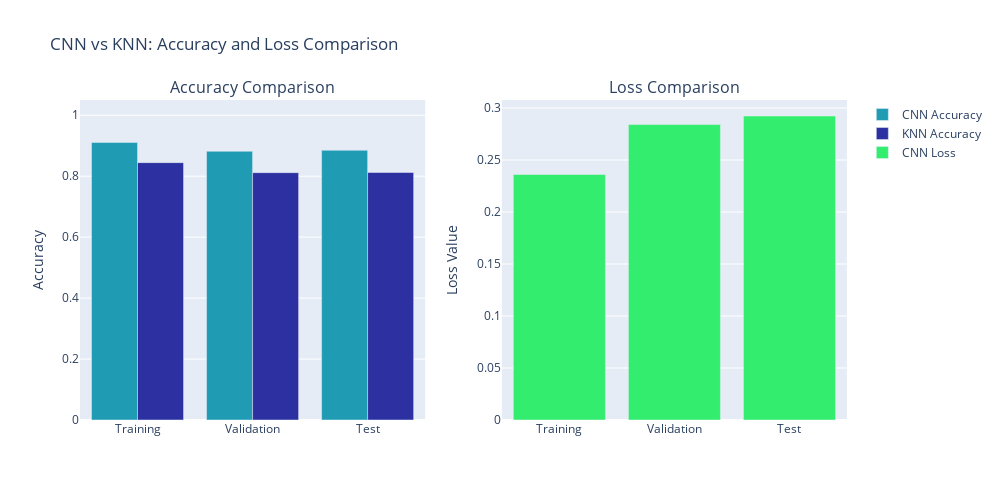

Here is the notebook cell this chart was saved with:
### Code cell
fig = make_subplots(rows=1, cols=2, subplot_titles=("Accuracy Comparison", "Loss Comparison"))

fig.add_trace(go.Bar(x=df_plot_comparison['Dataset'], y=df_plot_comparison['CNN Accuracy'], name='CNN Accuracy', marker_color="#1f9bb4"), row=1, col=1)
fig.add_trace(go.Bar(x=df_plot_comparison['Dataset'], y=df_plot_comparison['KNN Accuracy'], name='KNN Accuracy', marker_color="#2c30a0"), row=1, col=1)
fig.add_trace(go.Bar(x=df_plot_comparison['Dataset'], y=df_plot_comparison['CNN Loss'], name='CNN Loss', marker_color="#33ed6e"), row=1, col=2)
fig.update_layout(title_text="CNN vs KNN: Accuracy and Loss Comparison", showlegend=True, height=500, width=1000)
fig.update_yaxes(title_text="Accuracy", range=[0, 1.05], row=1, col=1)
fig.update_yaxes(title_text="Loss Value", row=1, col=2)
fig.show()

### Figure 1 — Plotly figure (JSON) as saved in the notebook; plotly's stock layout.template omitted (floating-point values rounded to 4 significant figures)
{"data": [{"marker": {"color": "#1f9bb4"}, "name": "CNN Accuracy", "type": "bar", "x": ["Training", "Validation", "Test"], "xaxis": "x", "y": [0.9107, 0.8818, 0.885], "yaxis": "y"}, {"marker": {"color": "#2c30a0"}, "name": "KNN Accuracy", "type": "bar", "x": ["Training", "Validation", "Test"], "xaxis": "x", "y": [0.8445, 0.8116, 0.8121], "yaxis": "y"}, {"marker": {"color": "#33ed6e"}, "name": "CNN Loss", "type": "bar", "x": ["Training", "Validation", "Test"], "xaxis": "x2", "y": [0.2361, 0.2841, 0.2923], "yaxis": "y2"}], "layout": {"annotations": [{"font": {"size": 16}, "showarrow": false, "text": "Accuracy Comparison", "x": 0.225, "xanchor": "center", "xref": "paper", "y": 1, "yanchor": "bottom", "yref": "paper"}, {"font": {"size": 16}, "showarrow": false, "text": "Loss Comparison", "x": 0.775, "xanchor": "center", "xref": "paper", "y": 1, "yanchor": "bottom", "yref": "paper"}], "height": 500, "showlegend": true, "title": {"text": "CNN vs KNN: Accuracy and Loss Comparison"}, "width": 1000, "xaxis": {"anchor": "y", "domain": [0, 0.45]}, "xaxis2": {"anchor": "y2", "domain": [0.55, 1]}, "yaxis": {"anchor": "x", "domain": [0, 1], "range": [0, 1.05], "title": {"text": "Accuracy"}}, "yaxis2": {"anchor": "x2", "domain": [0, 1], "title": {"text": "Loss Value"}}}}
